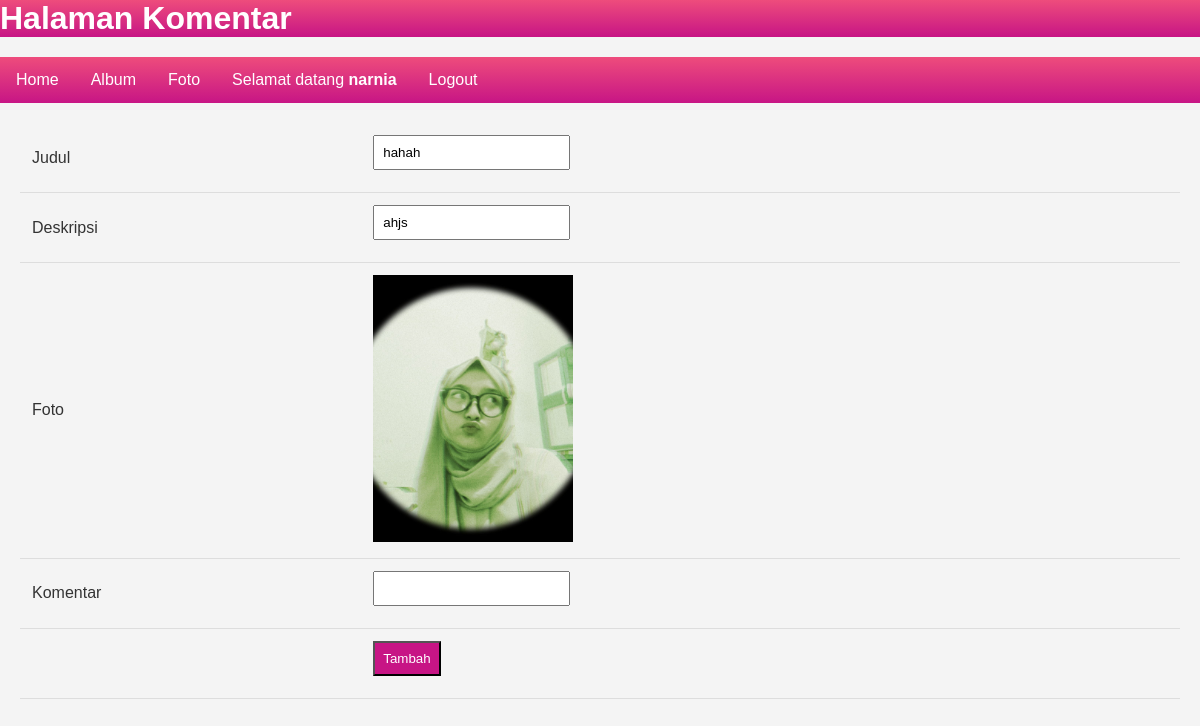
The app's page /komentar.php?fotoid=11 (signed in) with its own data.
### tables this page shows
CREATE TABLE `foto` (
  `fotoid` int(11) NOT NULL,
  `judulfoto` varchar(255) NOT NULL,
  `deskripsifoto` text NOT NULL,
  `tanggaldiunggah` date NOT NULL,
  `lokasifile` varchar(255) NOT NULL,
  `albumid` int(11) NOT NULL,
  `userid` int(11) NOT NULL
);

### komentar.php (the view, shortened to what this page needs)
<!DOCTYPE html>
<html lang="en">
<head>
</head>
<body>
    <h1>Halaman Komentar</h1>
    <ul>
        <li><a href="index.php">Home</a></li>
        <li><a href="album.php">Album</a></li>
        <li><a href="foto.php">Foto</a></li>
        <li><a>Selamat datang <b><?=$_SESSION['namalengkap']?></b>
        <li><a href="logout.php">Logout</a></li>
    </ul>
    <form action="tambah_komentar.php" method="post">
        <?php
            include "koneksi.php";
            $fotoid=$_GET['fotoid'];
            $sql=mysqli_query($conn,"select * from foto where fotoid='$fotoid'");
            while($data=mysqli_fetch_array($sql)){
        ?>
        <table>
            <tr>
                <td>Judul</td>
                <td><input type="text" name="judulfoto" value="<?=$data['judulfoto']?>"></td>
            </tr>
            <tr>
                <td>Deskripsi</td>
                <td><input type="text" name="deskripsifoto" value="<?=$data['deskripsifoto']?>"></td>
            </tr>
            <tr>
                <td>Foto</td>
                <td><img src="gambar/<?=$data['lokasifile']?>" width="200px"></td>
            </tr>
            <tr>
                <td>Komentar</td>
                <td><input type="text" name="isikomentar"></td>
            </tr>
            <tr>
                <td></td>
                <td><input type="submit" value="Tambah"></td>
            </tr>
        </table>
        <?php
            }
        ?>
    </form>
</body>
</html>

### komentar.php (style rules this page uses)
body { font-family: Arial, sans-serif; margin: 0; padding: 0; background-color: #f4f4f4; color: #333; }
h1 { list-style-type: none; margin: 0; padding: 0; overflow: hidden; color: white; background-image: linear-gradient( #EE4C7C, #C71585); }
ul { list-style-type: none; padding: 0; margin: 20px 0; background-image: linear-gradient( #EE4C7C, #C71585); overflow: hidden; }
li { float: left; }
li a { display: block; color: white; text-align: center; padding: 14px 16px; text-decoration: none; }
form { margin: 20px; }
table { width: 100%; border-collapse: collapse; margin-top: 20px; }
th, td { padding: 12px; text-align: left; border-bottom: 1px solid #ddd; }
input[type="text"], input[type="submit"] { padding: 8px; margin-bottom: 10px; }
input[type="submit"] { background-color: #C71585; color: white; cursor: pointer; }
img { max-width: 100%; height: auto; }

### records on screen
foto: judulfoto "hahah", deskripsifoto "ahjs", lokasifile (picture)

### other values on screen
$_SESSION['namalengkap'] "narnia"
